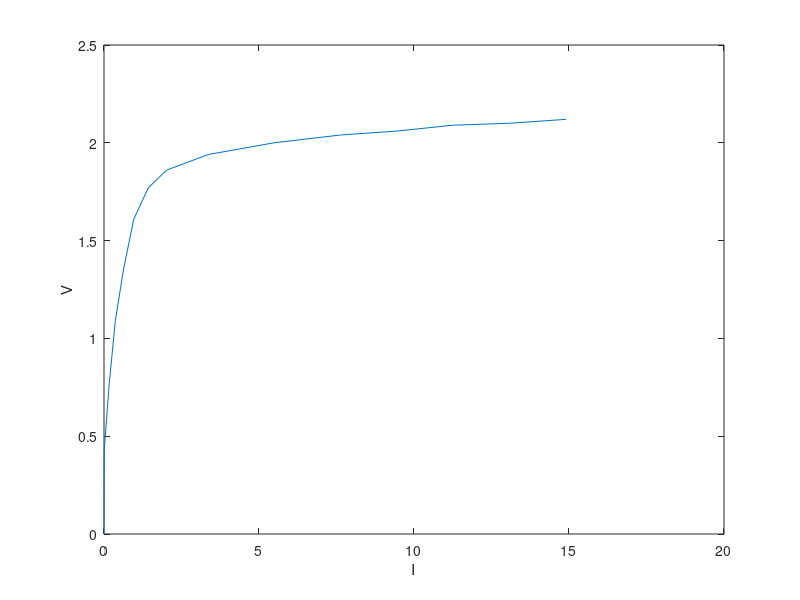

The MATLAB source for this figure:
Uf =  [0, 2.0,  4.0,  6.0,  7.9,  10.0, 12.0, 14.0, 16.0, 18.0, 20.0, 22.0, 24.0, 30.0, 35.0, 40.0, 45.0, 50.0]
Uth = [0, 0.43, 0.77, 1.09, 1.35, 1.61, 1.77, 1.86, 1.90, 1.94, 1.96, 1.98, 2.0,  2.04, 2.06, 2.09, 2.10, 2.12]

R1 = 750;
R2 = 2700;

Ith = (Uf - Uth * (1 + R2 / R1)) / R2 * 1000;

plot (Ith, Uth)
xlabel ("I");
ylabel ("V");

